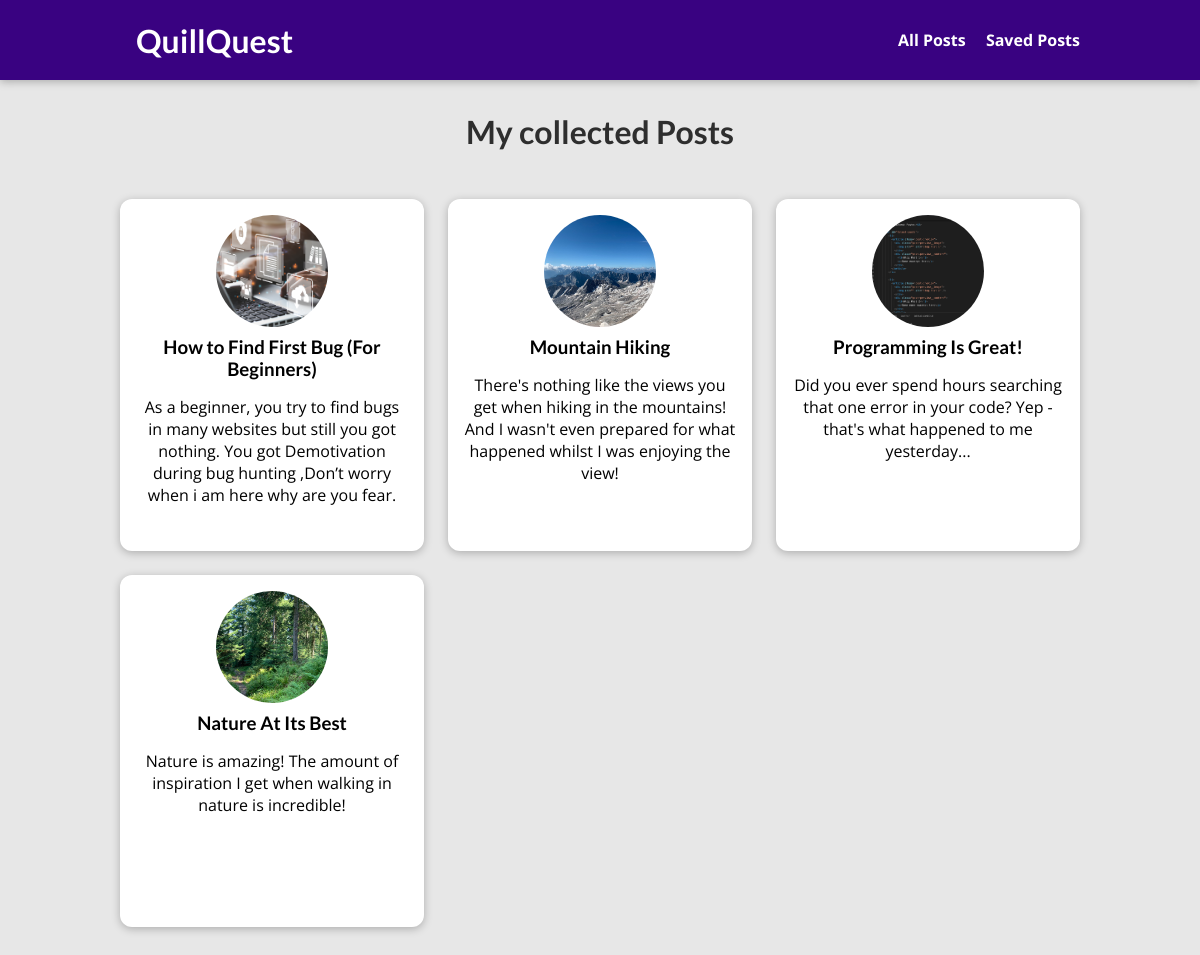
The page /posts on the database its author committed.
### blog/models.py (models this page shows, shortened)
class Post(models.Model):
    title = models.CharField(max_length=150)
    excerpt = models.CharField(max_length=255)
    image = models.ImageField(upload_to="posts", null=True)
    date = models.DateField(auto_now=True)
    slug = models.SlugField(unique=True, db_index=True)
    content = models.TextField(validators=[MinLengthValidator(10)])
    author = models.ForeignKey(Author, on_delete=models.SET_NULL, related_name = "posts", null=True)
    tags = models.ManyToManyField(Tag)

### blog/views.py (the view)
# urls.py: path("posts", views.PostListView.as_view(), name="post-page"),
class PostListView(ListView):
    template_name = "blog/all-posts.html"
    model = Post
    ordering = ["-date"]
    context_object_name = "all_posts"

### blog/templates/blog/all-posts.html (shortened to what this page needs)
{% extends "base.html" %}
{% load static %}
{% block css_files %}
<link rel="stylesheet" href="{% static "blog/post.css" %}" />
  <link rel="stylesheet" href="{% static "blog/all-posts.css" %}" />
{% endblock %}
{% block content %}
    <section id="all-posts">
        <h2>My collected Posts</h2>
        <ul>
            {% for post in all_posts %}
                {% include "blog/includes/post.html" %}
            {% endfor %}
        </ul>
    </section>
{%endblock%}

### blog/templates/blog/includes/post.html
<li>
    <article class="post">
      <a href="{% url "post-detail-page"    post.slug %}">
        <img src="{{post.image.url}}" alt="{{post.title}}" />
        <div class="post__content">
          <h3>{{post.title}}</h3>
          <p>
            {{post.excerpt}}
          </p>
        </div>
      </a>
    </article>
  </li>

### static/app.css (style rules this page uses)
* { box-sizing: border-box; }
html { font-family: 'Open Sans', 'Lato', sans-serif; }
body { margin: 0; }
h1, h2, h3 { font-family: 'Lato', sans-serif; font-weight: bold; }

### blog/static/blog/post.css (style rules this page uses)
.post { display: flex; flex-direction: column; align-items: center; text-align: center; }
.post a { text-decoration: none; color: black; transition: all 0.8s ease; padding: 1rem; }
.post img { width: 5rem; height: 5rem; object-fit: cover; border-radius: 50%; }
.post h3 { margin: 0.25rem 0; }

### blog/static/blog/all-posts.css (style rules this page uses)
body { background-color: #e7e7e7; }
#all-posts { margin: 7rem auto; width: 90%; max-width: 60rem; }
#all-posts h2 { text-align: center; font-size: 2rem; color: #2e2e2e; margin: 3rem 0; }
ul { list-style: none; margin: 0; padding: 0; display: grid; grid-template-columns: repeat(auto-fill, minmax(17rem, 1fr)); gap: 1.5rem; }
.post img { width: 7rem; height: 7rem; }
.post a { height: 22rem; transform-origin: center; box-shadow: 0 2px 8px rgba(0, 0, 0, 0.25); border-radius: 12px; background-color: white; }

### rows shown on the page
Post: image (picture), title "How to Find First Bug (For Beginners)", excerpt "As a beginner, you try to find bugs in many websites but still you got nothing. You got Demotivation during bug hunting ,Don’t worry when i am here why are you fear."
Post: image (picture), title "Mountain Hiking", excerpt "There's nothing like the views you get when hiking in the mountains! And I wasn't even prepared for what happened whilst I was enjoying the view!"
Post: image (picture), title "Programming Is Great!", excerpt "Did you ever spend hours searching that one error in your code? Yep - that's what happened to me yesterday..."
Post: image (picture), title "Nature At Its Best", excerpt "Nature is amazing! The amount of inspiration I get when walking in nature is incredible!"
